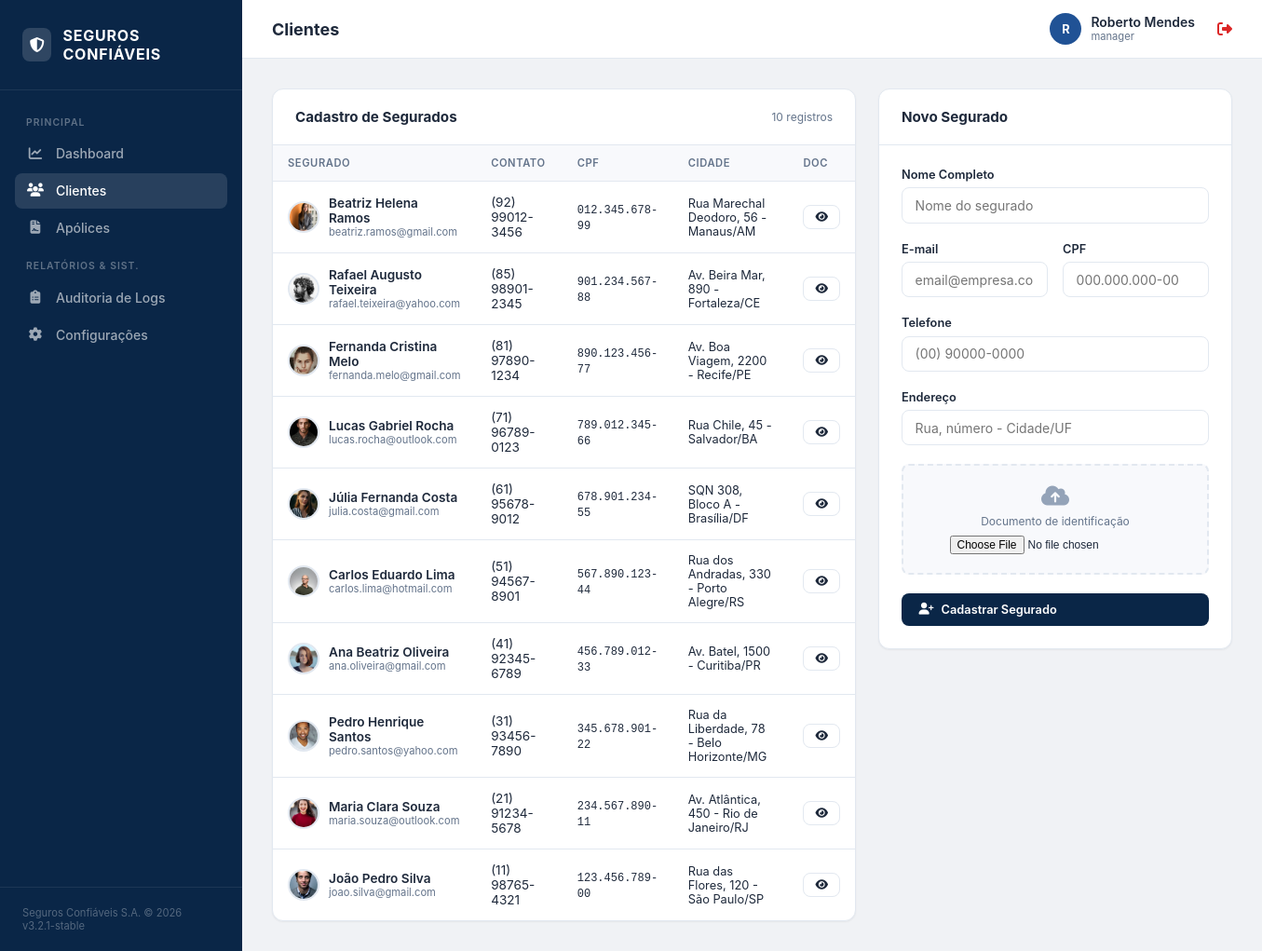
The app's page /customers.php (signed in) with its own data.
### tables this page shows
CREATE TABLE IF NOT EXISTS clientes (
    id INT AUTO_INCREMENT PRIMARY KEY,
    nome VARCHAR(255),
    email VARCHAR(255),
    cpf VARCHAR(20),
    telefone VARCHAR(20),
    endereco VARCHAR(255),
    foto VARCHAR(255),
    created_at DATETIME DEFAULT CURRENT_TIMESTAMP
);

### customers.php (the view, shortened to what this page needs)
<?php
require_once 'includes/db.php';
$clientes = $mysqli->query("SELECT * FROM clientes ORDER BY id DESC");
include 'includes/layout/header.php';
include 'includes/layout/sidebar.php';
include 'includes/layout/topbar.php';
?>
<div style="display: grid; grid-template-columns: 1fr 380px; gap: 1.5rem; align-items: start;">
    <div class="card">
        <div class="card-header">
            <h3 class="card-title">Cadastro de Segurados</h3>
            <span style="font-size: 0.75rem; color: var(--text-muted);"><?= $clientes->num_rows ?> registros</span>
        </div>
        <div class="card-body" style="padding: 0;">
            <div class="table-wrapper">
                <table>
                    <thead>
                        <tr>
                            <th>Segurado</th>
                            <th>Contato</th>
                            <th>CPF</th>
                            <th>Cidade</th>
                            <th>Doc</th>
                        </tr>
                    </thead>
                    <tbody>
                        <?php while ($c = $clientes->fetch_assoc()): ?>
                        <tr>
                            <td>
                                <div style="display: flex; align-items: center; gap: 10px;">
                                    <?php if ($c['foto']):
                                        $is_external = (strpos($c['foto'], 'http') === 0);
                                        $is_assets = (strpos($c['foto'], 'assets/') === 0);
                                        $foto_path = ($is_external || $is_assets) ? $c['foto'] : "storage/uploads/" . $c['foto'];
                                    ?>
                                        <img src="<?= htmlspecialchars($foto_path) ?>" class="avatar-sm" onerror="this.style.display='none'">
                                    <?php endif; ?>
                                    <div>
                                        <div style="font-weight: 600;"><?= $c['nome'] ?></div>
                                        <div style="font-size: 0.7rem; color: var(--text-muted);"><?= $c['email'] ?></div>
                                    </div>
                                </div>
                            </td>
                            <td><?= htmlspecialchars($c['telefone']) ?></td>
                            <td><code style="font-size: 0.75rem;"><?= htmlspecialchars($c['cpf']) ?></code></td>
                            <td style="font-size: 0.8rem;"><?= htmlspecialchars($c['endereco']) ?></td>
                            <td>
                                <?php if ($c['foto']):
                                    $is_external = (strpos($c['foto'], 'http') === 0);
                                    $is_assets = (strpos($c['foto'], 'assets/') === 0);
                                    $foto_link = ($is_external || $is_assets) ? $c['foto'] : "storage/uploads/" . $c['foto'];
                                ?>
                                    <a href="<?= htmlspecialchars($foto_link) ?>" target="_blank" class="btn btn-outline btn-sm">
                                        <i class="fas fa-eye"></i>
                                    </a>
                                <?php else: ?>
                                    <span style="color: var(--text-light);">—</span>
                                <?php endif; ?>
                            </td>
                        </tr>
                        <?php endwhile; ?>
                    </tbody>
                </table>
            </div>
        </div>
    </div>
    <div class="card">
        <div class="card-header">
            <h3 class="card-title">Novo Segurado</h3>
        </div>
        <div class="card-body">
            <form method="POST" enctype="multipart/form-data">
                <div class="form-group">
                    <label class="form-label">Nome Completo</label>
                    <input name="nome" class="form-input" placeholder="Nome do segurado" required>
                </div>
                <div class="form-row">
                    <div class="form-group">
                        <label class="form-label">E-mail</label>
                        <input type="email" name="email" class="form-input" placeholder="email@empresa.com" required>
                    </div>
                    <div class="form-group">
                        <label class="form-label">CPF</label>
                        <input name="cpf" class="form-input" placeholder="000.000.000-00" required>
                    </div>
                </div>
                <div class="form-group">
                    <label class="form-label">Telefone</label>
                    <input name="telefone" class="form-input" placeholder="(00) 90000-0000">
                </div>
                <div class="form-group">
                    <label class="form-label">Endereço</label>
                    <input name="endereco" class="form-input" placeholder="Rua, número - Cidade/UF">
                </div>
                <div class="form-group">
                    <div class="upload-area">
                        <i class="fas fa-cloud-arrow-up"></i>
                        <p>Documento de identificação</p>
                        <input type="file" name="foto">
                    </div>
                </div>
                <button type="submit" name="add_customer" class="btn btn-primary" style="width: 100%;">
                    <i class="fas fa-user-plus"></i> Cadastrar Segurado
                </button>
            </form>
        </div>
    </div>
</div>
<?php include 'includes/layout/footer.php'; ?>

### assets/css/style.css (style rules this page uses)
:root { --primary: #0a2647; --primary-light: #144272; --accent: #205295; --accent-light: #2c74b3; --success: #059669; --warning: #d97706; --danger: #dc2626; --info: #0284c7; --bg: #f0f2f5; --surface: #ffffff; --surface-alt: #f8f9fc; --text: #1e293b; --text-muted: #64748b; --text-light: #94a3b8; --border: #e2e8f0; --shadow-sm: 0 1px 2px 0 rgb(0 0 0 / 0.05); --shadow: 0 1px 3px 0 rgb(0 0 0 / 0.1), 0 1px 2px -1px rgb(0 0 0 / 0.1); --shadow-md: 0 4px 6px -1px rgb(0 0 0 / 0.1), 0 2px 4px -2px rgb(0 0 0 / 0.1); --radius: 8px; --radius-lg: 12px; }
*, *::before, *::after { margin: 0; padding: 0; box-sizing: border-box; }
body { font-family: 'Inter', -apple-system, system-ui, sans-serif; background: var(--bg); color: var(--text); -webkit-font-smoothing: antialiased; }
a { color: inherit; text-decoration: none; }
.card { background: white; border: 1px solid var(--border); border-radius: var(--radius-lg); box-shadow: var(--shadow-sm); }
.card-header { padding: 1.25rem 1.5rem; border-bottom: 1px solid var(--border); display: flex; justify-content: space-between; align-items: center; }
.card-title { font-size: 0.95rem; font-weight: 700; }
.card-body { padding: 1.5rem; }
.table-wrapper { overflow-x: auto; }
table { width: 100%; border-collapse: collapse; }
thead th { text-align: left; padding: 0.75rem 1rem; font-size: 0.7rem; font-weight: 600; text-transform: uppercase; letter-spacing: 0.05em; color: var(--text-muted); border-bottom: 1px solid var(--border); background: var(--surface-alt); }
tbody td { padding: 0.875rem 1rem; font-size: 0.85rem; border-bottom: 1px solid var(--border); vertical-align: middle; }
tbody tr:last-child td { border-bottom: none; }
.form-group { margin-bottom: 1.25rem; }
.form-label { display: block; font-size: 0.8rem; font-weight: 600; margin-bottom: 0.4rem; color: var(--text); }
.form-input, .form-select { width: 100%; padding: 0.6rem 0.85rem; border: 1px solid var(--border); border-radius: var(--radius); font-size: 0.875rem; font-family: inherit; transition: border-color 0.15s, box-shadow 0.15s; background: white; }
.form-row { display: grid; grid-template-columns: 1fr 1fr; gap: 1rem; }
.btn { display: inline-flex; align-items: center; gap: 8px; padding: 0.55rem 1.1rem; border-radius: var(--radius); font-size: 0.8rem; font-weight: 600; font-family: inherit; cursor: pointer; border: 1px solid transparent; transition: all 0.15s; }
.btn-primary { background: var(--primary); color: white; }
.btn-outline { background: white; border-color: var(--border); color: var(--text); }
.btn-sm { padding: 0.35rem 0.75rem; font-size: 0.75rem; }
.avatar-sm { width: 34px; height: 34px; border-radius: 50%; object-fit: cover; border: 2px solid var(--border); }
.upload-area { background: var(--surface-alt); border: 2px dashed var(--border); border-radius: var(--radius); padding: 1.25rem; text-align: center; cursor: pointer; transition: border-color 0.2s; }
.upload-area input[type="file"] { margin-top: 0.5rem; font-size: 0.75rem; }
.upload-area i { font-size: 1.5rem; color: var(--text-light); margin-bottom: 0.5rem; }
.upload-area p { font-size: 0.75rem; color: var(--text-muted); }

### records on screen
clientes: foto (picture), nome "Beatriz Helena Ramos", email "beatriz.ramos@gmail.com", telefone "(92) 99012-3456", cpf "012.345.678-99", endereco "Rua Marechal Deodoro, 56 - Manaus/AM"
clientes: foto (picture), nome "Rafael Augusto Teixeira", email "rafael.teixeira@yahoo.com", telefone "(85) 98901-2345", cpf "901.234.567-88", endereco "Av. Beira Mar, 890 - Fortaleza/CE"
clientes: foto (picture), nome "Fernanda Cristina Melo", email "fernanda.melo@gmail.com", telefone "(81) 97890-1234", cpf "890.123.456-77", endereco "Av. Boa Viagem, 2200 - Recife/PE"
clientes: foto (picture), nome "Lucas Gabriel Rocha", email "lucas.rocha@outlook.com", telefone "(71) 96789-0123", cpf "789.012.345-66", endereco "Rua Chile, 45 - Salvador/BA"
clientes: foto (picture), nome "Júlia Fernanda Costa", email "julia.costa@gmail.com", telefone "(61) 95678-9012", cpf "678.901.234-55", endereco "SQN 308, Bloco A - Brasília/DF"
clientes: foto (picture), nome "Carlos Eduardo Lima", email "carlos.lima@hotmail.com", telefone "(51) 94567-8901", cpf "567.890.123-44", endereco "Rua dos Andradas, 330 - Porto Alegre/RS"
clientes: foto (picture), nome "Ana Beatriz Oliveira", email "ana.oliveira@gmail.com", telefone "(41) 92345-6789", cpf "456.789.012-33", endereco "Av. Batel, 1500 - Curitiba/PR"
clientes: foto (picture), nome "Pedro Henrique Santos", email "pedro.santos@yahoo.com", telefone "(31) 93456-7890", cpf "345.678.901-22", endereco "Rua da Liberdade, 78 - Belo Horizonte/MG"
clientes: foto (picture), nome "Maria Clara Souza", email "maria.souza@outlook.com", telefone "(21) 91234-5678", cpf "234.567.890-11", endereco "Av. Atlântica, 450 - Rio de Janeiro/RJ"
clientes: foto (picture), nome "João Pedro Silva", email "joao.silva@gmail.com", telefone "(11) 98765-4321", cpf "123.456.789-00", endereco "Rua das Flores, 120 - São Paulo/SP"

### other values on screen
$pageTitle "Clientes"
substr($_SESSION['user'] ?? 'U', 0, 1) "R"
$_SESSION['user'] "Roberto Mendes"
$_SESSION['role'] "manager"
$clientes->num_rows "10"
